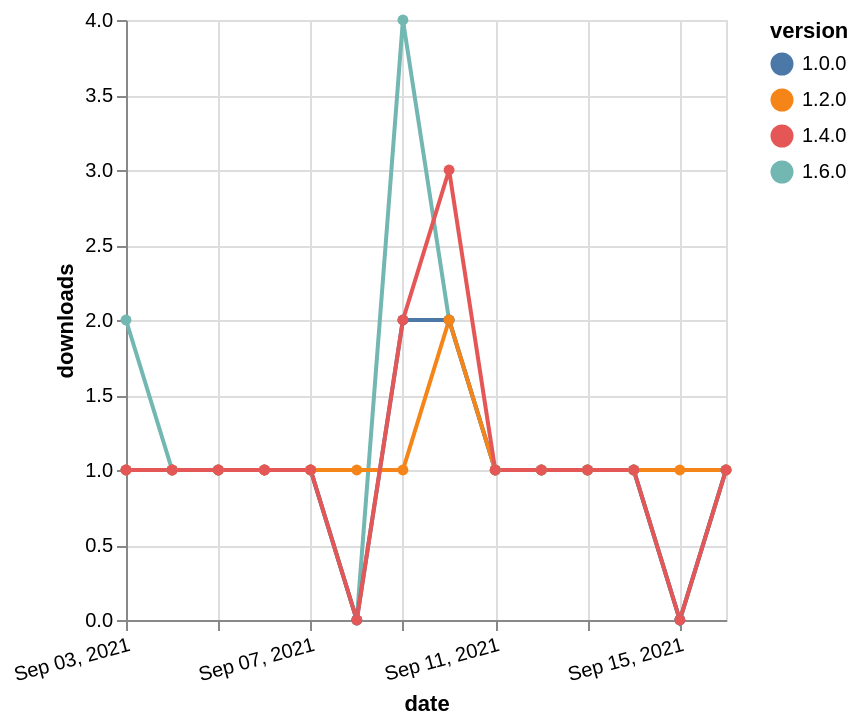

The specification (Vega-Lite) saved for this image:
### Vega-Lite specification from a JSON file in a GitHub repository (floating-point values rounded to 4 significant figures)
{"$schema": "https://vega.github.io/schema/vega-lite/v5.json", "description": "A simple bar chart with embedded data.", "data": {"values": [{"date": "2021-09-03", "total": 126, "delta": 2, "version": "1.6.0"}, {"date": "2021-09-04", "total": 127, "delta": 1, "version": "1.6.0"}, {"date": "2021-09-05", "total": 128, "delta": 1, "version": "1.6.0"}, {"date": "2021-09-06", "total": 129, "delta": 1, "version": "1.6.0"}, {"date": "2021-09-07", "total": 130, "delta": 1, "version": "1.6.0"}, {"date": "2021-09-08", "total": 130, "delta": 0, "version": "1.6.0"}, {"date": "2021-09-09", "total": 134, "delta": 4, "version": "1.6.0"}, {"date": "2021-09-10", "total": 136, "delta": 2, "version": "1.6.0"}, {"date": "2021-09-11", "total": 137, "delta": 1, "version": "1.6.0"}, {"date": "2021-09-12", "total": 138, "delta": 1, "version": "1.6.0"}, {"date": "2021-09-13", "total": 139, "delta": 1, "version": "1.6.0"}, {"date": "2021-09-14", "total": 140, "delta": 1, "version": "1.6.0"}, {"date": "2021-09-15", "total": 140, "delta": 0, "version": "1.6.0"}, {"date": "2021-09-16", "total": 141, "delta": 1, "version": "1.6.0"}, {"date": "2021-09-03", "total": 194, "delta": 1, "version": "1.0.0"}, {"date": "2021-09-04", "total": 195, "delta": 1, "version": "1.0.0"}, {"date": "2021-09-05", "total": 196, "delta": 1, "version": "1.0.0"}, {"date": "2021-09-06", "total": 197, "delta": 1, "version": "1.0.0"}, {"date": "2021-09-07", "total": 198, "delta": 1, "version": "1.0.0"}, {"date": "2021-09-08", "total": 198, "delta": 0, "version": "1.0.0"}, {"date": "2021-09-09", "total": 200, "delta": 2, "version": "1.0.0"}, {"date": "2021-09-10", "total": 202, "delta": 2, "version": "1.0.0"}, {"date": "2021-09-11", "total": 203, "delta": 1, "version": "1.0.0"}, {"date": "2021-09-12", "total": 204, "delta": 1, "version": "1.0.0"}, {"date": "2021-09-13", "total": 205, "delta": 1, "version": "1.0.0"}, {"date": "2021-09-14", "total": 206, "delta": 1, "version": "1.0.0"}, {"date": "2021-09-15", "total": 206, "delta": 0, "version": "1.0.0"}, {"date": "2021-09-16", "total": 207, "delta": 1, "version": "1.0.0"}, {"date": "2021-09-03", "total": 171, "delta": 1, "version": "1.2.0"}, {"date": "2021-09-04", "total": 172, "delta": 1, "version": "1.2.0"}, {"date": "2021-09-05", "total": 173, "delta": 1, "version": "1.2.0"}, {"date": "2021-09-06", "total": 174, "delta": 1, "version": "1.2.0"}, {"date": "2021-09-07", "total": 175, "delta": 1, "version": "1.2.0"}, {"date": "2021-09-08", "total": 176, "delta": 1, "version": "1.2.0"}, {"date": "2021-09-09", "total": 177, "delta": 1, "version": "1.2.0"}, {"date": "2021-09-10", "total": 179, "delta": 2, "version": "1.2.0"}, {"date": "2021-09-11", "total": 180, "delta": 1, "version": "1.2.0"}, {"date": "2021-09-12", "total": 181, "delta": 1, "version": "1.2.0"}, {"date": "2021-09-13", "total": 182, "delta": 1, "version": "1.2.0"}, {"date": "2021-09-14", "total": 183, "delta": 1, "version": "1.2.0"}, {"date": "2021-09-15", "total": 184, "delta": 1, "version": "1.2.0"}, {"date": "2021-09-16", "total": 185, "delta": 1, "version": "1.2.0"}, {"date": "2021-09-03", "total": 197, "delta": 1, "version": "1.4.0"}, {"date": "2021-09-04", "total": 198, "delta": 1, "version": "1.4.0"}, {"date": "2021-09-05", "total": 199, "delta": 1, "version": "1.4.0"}, {"date": "2021-09-06", "total": 200, "delta": 1, "version": "1.4.0"}, {"date": "2021-09-07", "total": 201, "delta": 1, "version": "1.4.0"}, {"date": "2021-09-08", "total": 201, "delta": 0, "version": "1.4.0"}, {"date": "2021-09-09", "total": 203, "delta": 2, "version": "1.4.0"}, {"date": "2021-09-10", "total": 206, "delta": 3, "version": "1.4.0"}, {"date": "2021-09-11", "total": 207, "delta": 1, "version": "1.4.0"}, {"date": "2021-09-12", "total": 208, "delta": 1, "version": "1.4.0"}, {"date": "2021-09-13", "total": 209, "delta": 1, "version": "1.4.0"}, {"date": "2021-09-14", "total": 210, "delta": 1, "version": "1.4.0"}, {"date": "2021-09-15", "total": 210, "delta": 0, "version": "1.4.0"}, {"date": "2021-09-16", "total": 211, "delta": 1, "version": "1.4.0"}]}, "width": "container", "mark": {"type": "line", "point": {"filled": true}}, "encoding": {"x": {"field": "date", "type": "temporal", "timeUnit": "yearmonthdate", "title": "date", "axis": {"labelAngle": -15}}, "y": {"field": "delta", "type": "quantitative", "title": "downloads"}, "color": {"field": "version", "type": "nominal"}, "tooltip": {"field": "delta"}}}
